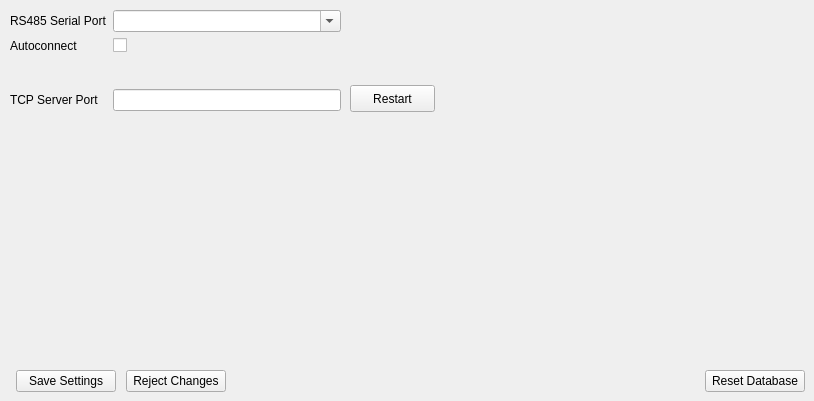
    <widget class="QWidget" name="settingsTab">
     <attribute name="title">
      <string>Settings</string>
     </attribute>
     <widget class="QWidget" name="gridLayoutWidget">
      <property name="geometry">
       <rect>
        <x>10</x>
        <y>10</y>
        <width>331</width>
        <height>101</height>
       </rect>
      </property>
      <layout class="QGridLayout" name="gridLayout">
       <item row="0" column="0">
        <widget class="QLabel" name="label_2">
         <property name="text">
          <string>RS485 Serial Port</string>
         </property>
        </widget>
       </item>
       <item row="0" column="1">
        <widget class="QComboBox" name="rs485PortComboBox">
         <property name="minimumSize">
          <size>
           <width>200</width>
           <height>0</height>
          </size>
         </property>
         <property name="editable">
          <bool>true</bool>
         </property>
        </widget>
       </item>
       <item row="1" column="0">
        <widget class="QLabel" name="label_47">
         <property name="text">
          <string>Autoconnect</string>
         </property>
        </widget>
       </item>
       <item row="1" column="1">
        <widget class="QCheckBox" name="rs485AutoConnect">
         <property name="text">
          <string/>
         </property>
        </widget>
       </item>
       <item row="2" column="0">
        <spacer name="verticalSpacer_2">
         <property name="orientation">
          <enum>Qt::Vertical</enum>
         </property>
         <property name="sizeHint" stdset="0">
          <size>
           <width>20</width>
           <height>40</height>
          </size>
         </property>
        </spacer>
       </item>
       <item row="3" column="0">
        <widget class="QLabel" name="label">
         <property name="text">
          <string>TCP Server Port</string>
         </property>
        </widget>
       </item>
       <item row="3" column="1">
        <widget class="QLineEdit" name="websocketPortLineEdit"/>
       </item>
      </layout>
     </widget>
     <widget class="QPushButton" name="saveSettingsButton_2">
      <property name="geometry">
       <rect>
        <x>16</x>
        <y>370</y>
        <width>100</width>
        <height>22</height>
       </rect>
      </property>
      <property name="sizePolicy">
       <sizepolicy hsizetype="Fixed" vsizetype="Fixed">
        <horstretch>0</horstretch>
        <verstretch>0</verstretch>
       </sizepolicy>
      </property>
      <property name="minimumSize">
       <size>
        <width>100</width>
        <height>0</height>
       </size>
      </property>
      <property name="maximumSize">
       <size>
        <width>100</width>
        <height>16777215</height>
       </size>
      </property>
      <property name="text">
       <string>Save Settings</string>
      </property>
     </widget>
     <widget class="QPushButton" name="databaseResetButton">
      <property name="geometry">
       <rect>
        <x>705</x>
        <y>370</y>
        <width>100</width>
        <height>22</height>
       </rect>
      </property>
      <property name="sizePolicy">
       <sizepolicy hsizetype="Fixed" vsizetype="Fixed">
        <horstretch>0</horstretch>
        <verstretch>0</verstretch>
       </sizepolicy>
      </property>
      <property name="minimumSize">
       <size>
        <width>100</width>
        <height>0</height>
       </size>
      </property>
      <property name="maximumSize">
       <size>
        <width>100</width>
        <height>16777215</height>
       </size>
      </property>
      <property name="text">
       <string>Reset Database</string>
      </property>
     </widget>
     <widget class="QPushButton" name="rejectChangesButton">
      <property name="geometry">
       <rect>
        <x>126</x>
        <y>370</y>
        <width>100</width>
        <height>22</height>
       </rect>
      </property>
      <property name="sizePolicy">
       <sizepolicy hsizetype="Fixed" vsizetype="Fixed">
        <horstretch>0</horstretch>
        <verstretch>0</verstretch>
       </sizepolicy>
      </property>
      <property name="minimumSize">
       <size>
        <width>100</width>
        <height>0</height>
       </size>
      </property>
      <property name="maximumSize">
       <size>
        <width>100</width>
        <height>16777215</height>
       </size>
      </property>
      <property name="text">
       <string>Reject Changes</string>
      </property>
     </widget>
     <widget class="QPushButton" name="pbRestartWebSocket">
      <property name="geometry">
       <rect>
        <x>350</x>
        <y>85</y>
        <width>85</width>
        <height>27</height>
       </rect>
      </property>
      <property name="text">
       <string>Restart</string>
      </property>
     </widget>
    </widget>
